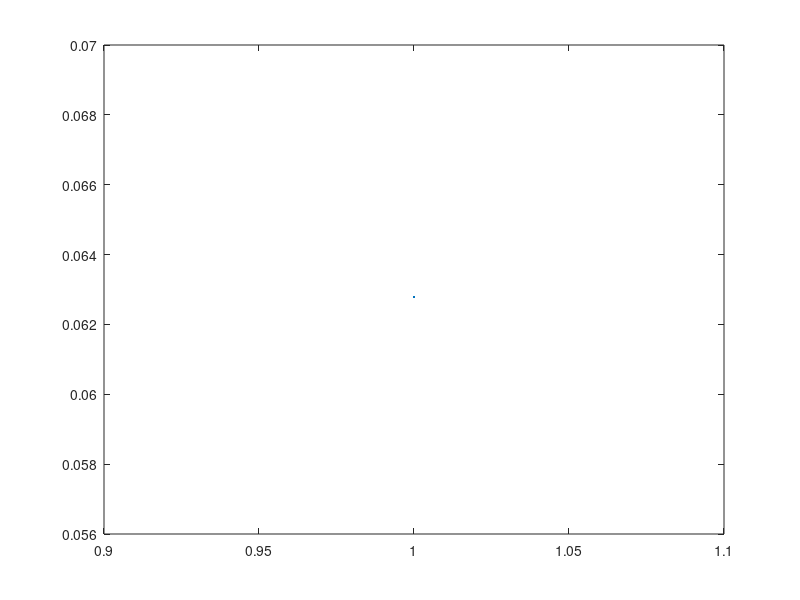

Recreate this plot in MATLAB.
% F(m) = 1/N Somatorio n=0, N-1 (f(n) e^-j*2*pi*n*m/N)

T = 0.001;
Ta = 0.001;
fa = 1/Ta;

t = (0.99999) * Ta;
x = sin(2*pi*10*t);

plot(abs(fft(x)));
zoom on;
N = length(x);

